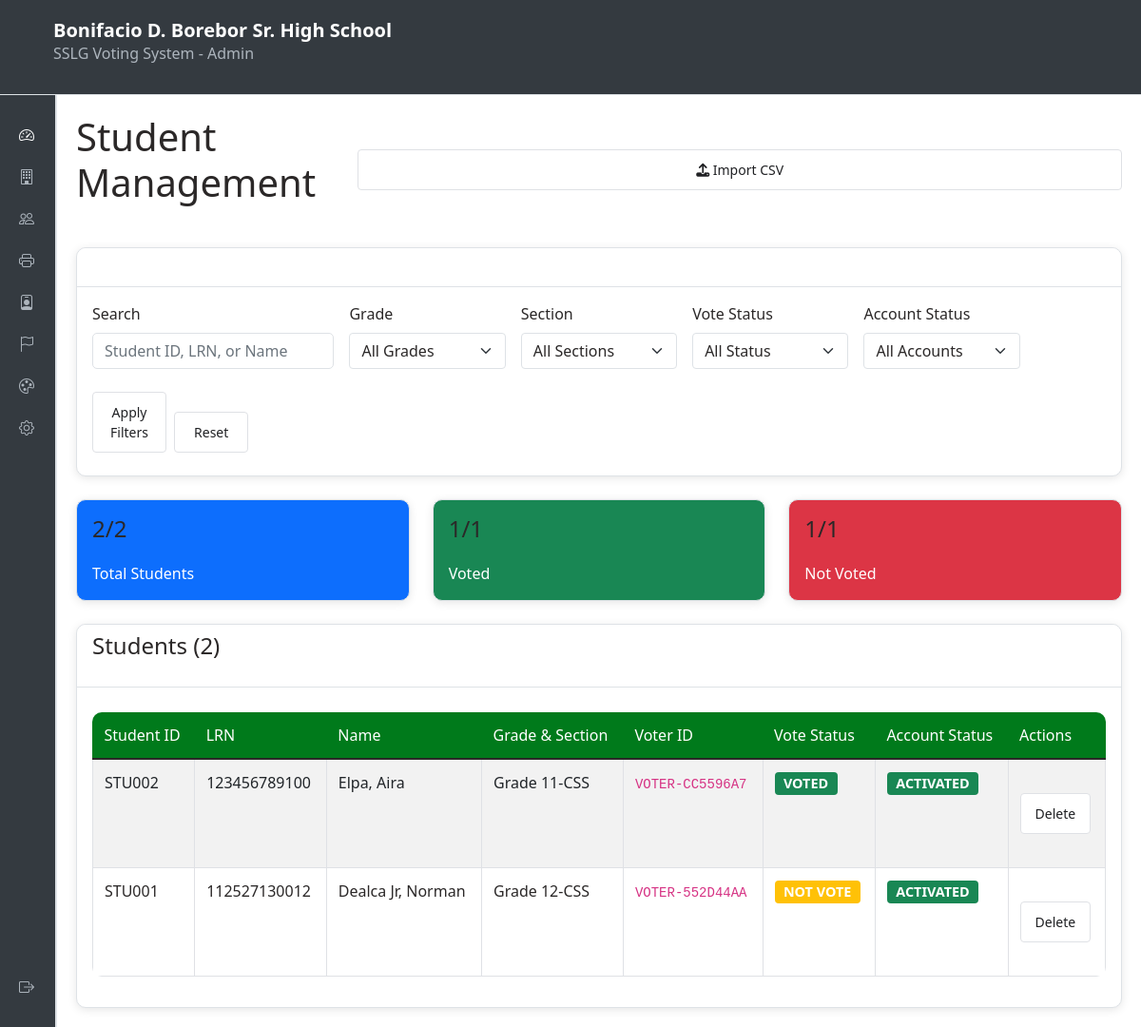
The page /admin/students.php (signed in) on the database as committed earlier.
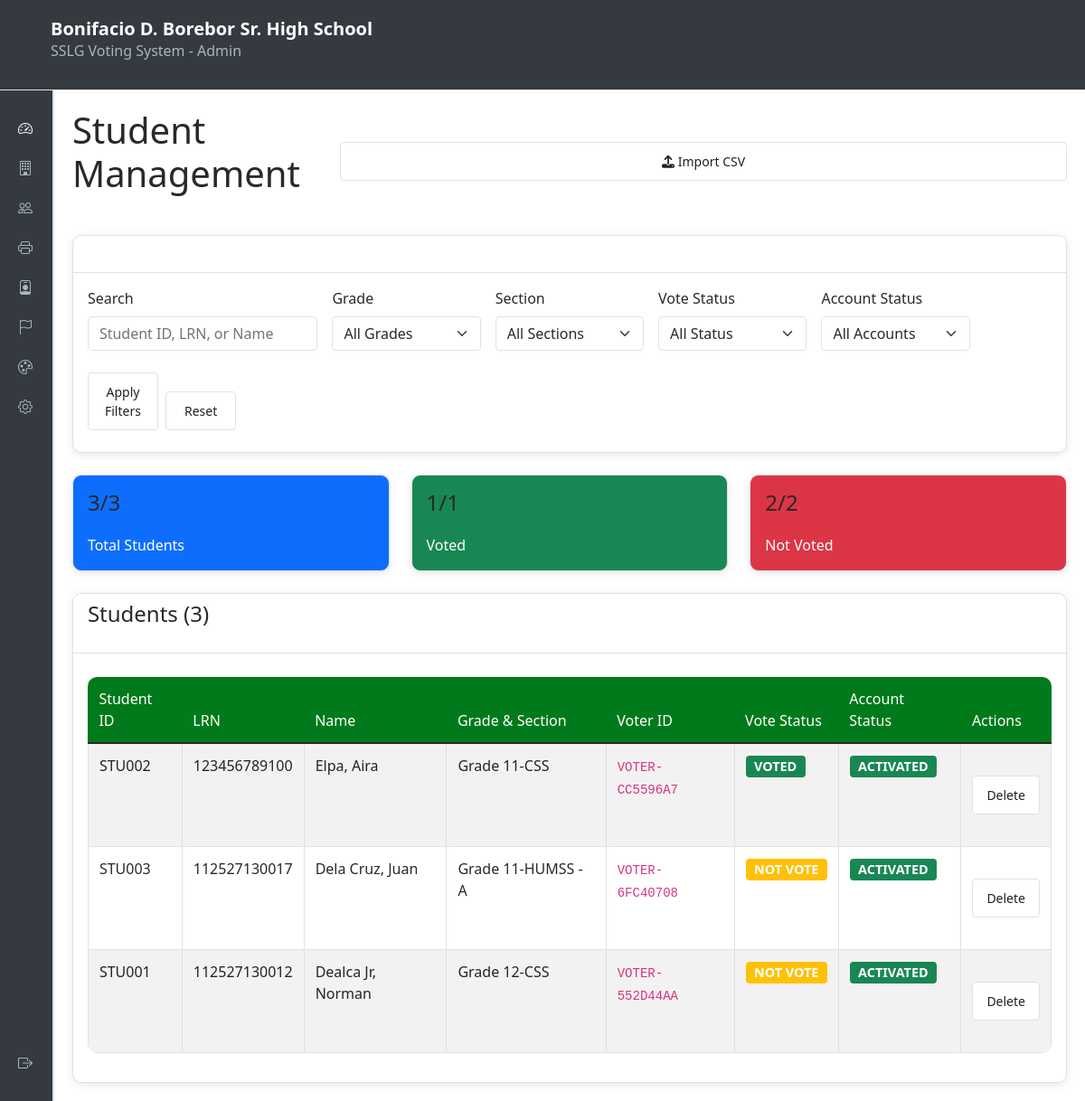
The same page on the database as committed later.
### tables this page shows
CREATE TABLE users (
            id INTEGER PRIMARY KEY AUTOINCREMENT,
            student_id TEXT NOT NULL UNIQUE,
            password_hash TEXT NOT NULL,
            role TEXT NOT NULL DEFAULT 'voter',
            first_name TEXT,
            last_name TEXT,
            grade TEXT,
            section TEXT,
            is_active INTEGER NOT NULL DEFAULT 1,
            voter_id_card TEXT UNIQUE,
            created_at TEXT DEFAULT CURRENT_TIMESTAMP,
            updated_at TEXT DEFAULT CURRENT_TIMESTAMP
        , token_validated INTEGER DEFAULT 0, track TEXT, lrn VARCHAR(20) DEFAULT NULL);

### admin/students.php (the view, shortened to what this page needs)
<?php
$db = getDBConnection();
$search_query = $_GET['search'] ?? '';
$query = "SELECT u.*, CASE WHEN v.id IS NOT NULL THEN 1 ELSE 0 END as has_voted FROM users u LEFT JOIN votes v ON u.id = v.voter_id WHERE u.role = 'voter'";
$params = [];
$query .= " GROUP BY u.id ORDER BY u.grade, u.section, u.last_name, u.first_name";
$stmt = $db->prepare($query);
$stmt->execute($params);
$students = $stmt->fetchAll();
$total_students = count($students);
$voted_students = count(array_filter($students, fn($s) => $s['has_voted']));
$not_voted_students = $total_students - $voted_students;
$all_students_query = $db->query("SELECT COUNT(DISTINCT u.id) as total, COUNT(DISTINCT v.voter_id) as voted FROM users u LEFT JOIN votes v ON u.id = v.voter_id WHERE u.role = 'voter'")->fetch();
$all_total = $all_students_query['total'];
$all_voted = $all_students_query['voted'];
$all_not_voted = $all_total - $all_voted;
include '../includes/admin_header.php';
include '../includes/admin_sidebar.php';
?>
<div class="admin-content">
    <div class="d-flex justify-content-between align-items-center mb-4">
        <h1>Student Management</h1>
        <button type="button" class="btn btn-primary" data-bs-toggle="modal" data-bs-target="#importModal">
            <i class="fas fa-upload"></i> Import CSV
        </button>
    </div>
    <div class="card mb-4">
        <div class="card-header">
            <h5 class="mb-0">Filters</h5>
        </div>
        <div class="card-body">
            <form method="GET" action="" class="row g-3">
                <div class="col-md-3">
                    <label for="search" class="form-label">Search</label>
                    <input type="text" class="form-control" id="search" name="search" placeholder="Student ID, LRN, or Name" value="<?php echo htmlspecialchars($search_query); ?>">
                </div>
                <div class="col-md-2">
                    <label for="filter_grade" class="form-label">Grade</label>
                    <select class="form-select" id="filter_grade" name="filter_grade">
                        <option value="">All Grades</option>
                    </select>
                </div>
                <div class="col-md-2">
                    <label for="filter_section" class="form-label">Section</label>
                    <select class="form-select" id="filter_section" name="filter_section">
                        <option value="">All Sections</option>
                    </select>
                </div>
                <div class="col-md-2">
                    <label for="filter_status" class="form-label">Vote Status</label>
                    <select class="form-select" id="filter_status" name="filter_status">
                        <option value="">All Status</option>
                    </select>
                </div>
                <div class="col-md-2">
                    <label for="filter_active" class="form-label">Account Status</label>
                    <select class="form-select" id="filter_active" name="filter_active">
                        <option value="">All Accounts</option>
                    </select>
                </div>
                <div class="col-md-2 d-flex align-items-end gap-2">
                    <button type="submit" class="btn btn-primary flex-grow-1">Apply Filters</button>
                    <a href="students.php" class="btn btn-secondary">Reset</a>
                </div>
            </form>
        </div>
    </div>
    <div class="row mb-4">
        <div class="col-md-4">
            <div class="card bg-primary text-white">
                <div class="card-body">
                    <h4><?php echo $total_students; ?>/<?php echo $all_total; ?></h4>
                    <p class="mb-0">Total Students</p>
                </div>
            </div>
        </div>
        <div class="col-md-4">
            <div class="card bg-success text-white">
                <div class="card-body">
                    <h4><?php echo $voted_students; ?>/<?php echo $all_voted; ?></h4>
                    <p class="mb-0">Voted</p>
                </div>
            </div>
        </div>
        <div class="col-md-4">
            <div class="card bg-danger text-white">
                <div class="card-body">
                    <h4><?php echo $not_voted_students; ?>/<?php echo $all_not_voted; ?></h4>
                    <p class="mb-0">Not Voted</p>
                </div>
            </div>
        </div>
    </div>
    <div class="card">
        <div class="card-header">
            <h4>Students (<?php echo $total_students; ?>)</h4>
        </div>
        <div class="card-body">
            <div class="table-responsive">
                <table class="table table-striped">
                    <thead>
                        <tr>
                            <th>Student ID</th>
                            <th>LRN</th>
                            <th>Name</th>
                            <th>Grade & Section</th>
                            <th>Voter ID</th>
                            <th>Vote Status</th>
                            <th>Account Status</th>
                            <th>Actions</th>
                        </tr>
                    </thead>
                    <tbody>
                        <?php foreach ($students as $student): ?>
                            <tr>
                                <td><?php echo htmlspecialchars($student['student_id']); ?></td>
                                <td><?php echo htmlspecialchars($student['lrn'] ?? ''); ?></td>
                                <td><?php echo htmlspecialchars($student['last_name'] . ', ' . $student['first_name']); ?></td>
                                <td><?php echo htmlspecialchars('Grade ' . $student['grade'] . '-' . $student['section']); ?></td>
                                <td><code><?php echo htmlspecialchars($student['voter_id_card']); ?></code></td>
                                <td>
                                    <span class="badge <?php echo $student['has_voted'] ? 'bg-success' : 'bg-warning'; ?>">
                                        <?php echo $student['has_voted'] ? 'VOTED' : 'NOT VOTE'; ?>
                                    </span>
                                </td>
                                <td>
                                    <span class="badge <?php echo $student['is_active'] ? 'bg-success' : 'bg-danger'; ?>">
                                        <?php echo $student['is_active'] ? 'ACTIVATED' : 'NOT ACTIVATED'; ?>
                                    </span>
                                </td>
                                <td>
                                    <div class="btn-group btn-group-sm">
                                        <form method="POST" class="d-inline" onsubmit="return confirm('Are you sure you want to delete this student? This action cannot be undone.')">
                                            <button type="submit" class="btn btn-outline-danger btn-sm">Delete</button>
                                        </form>
                                    </div>
                                </td>
                            </tr>
                        <?php endforeach; ?>
                    </tbody>
                </table>
            </div>
        </div>
    </div>
</div>
<?php include __DIR__ . '/../includes/admin_footer.php'; ?>

### includes/admin_header.php (shortened to what this page needs)
<!DOCTYPE html>
<html lang="en">
<head>
    <link href="https://cdn.jsdelivr.net/npm/bootstrap@5.1.3/dist/css/bootstrap.min.css" rel="stylesheet">
    <link rel="stylesheet" href="https://cdnjs.cloudflare.com/ajax/libs/font-awesome/6.1.1/css/all.min.css">
    <link href="../assets/css/style.css" rel="stylesheet">
    <link href="../assets/css/admin_style.css" rel="stylesheet">
    <link rel="stylesheet" href="https://cdn.jsdelivr.net/npm/bootstrap-icons@1.7.2/font/bootstrap-icons.css">
</head>
<body>
    <header class="admin-header">
        <div class="container-fluid">
            <div class="row align-items-center mb-3">
                <div class="col">
                    <a class="navbar-brand" href="index.php" style="margin: 0;"><?php echo SCHOOL_NAME; ?></a>
                    <h6 style="margin: 0; color: #adb5bd;">SSLG Voting System - Admin</h6>
                </div>
            </div>
        </div>
    </header>
    <div class="admin-wrapper">

### includes/admin_sidebar.php
<aside class="admin-sidebar collapsed d-flex flex-column justify-content-between">
    <nav class="nav flex-column">
        <a class="nav-link active" href="index.php"><i class="bi bi-speedometer2 me-2"></i><span class="link-text">Dashboard</span></a>
        <a class="nav-link" href="school.php"><i class="bi bi-building me-2"></i><span class="link-text">Edit School Info</span></a>
        <a class="nav-link" href="students.php"><i class="bi bi-people me-2"></i><span class="link-text">View Students</span></a>
        <a class="nav-link" href="print_ids.php"><i class="bi bi-printer me-2"></i><span class="link-text">Print Voter IDs</span></a>
        <a class="nav-link" href="candidates.php"><i class="bi bi-person-badge me-2"></i><span class="link-text">View Candidates</span></a>
        <a class="nav-link" href="election.php"><i class="bi bi-flag me-2"></i><span class="link-text">Manage Election</span></a>
        <a class="nav-link" href="theme.php"><i class="bi bi-palette me-2"></i><span class="link-text">Theme Customization</span></a>
        <a class="nav-link" href="settings.php"><i class="bi bi-gear me-2"></i><span class="link-text">Admin Settings</span></a>
    </nav>
    <div class="mt-3">
        <a class="nav-link" href="/phpvoting/logout.php"><i class="bi bi-box-arrow-right me-2"></i><span class="link-text">Logout</span></a>
    </div>
</aside>
<main class="admin-main">

### includes/admin_footer.php (shortened to what this page needs)
</main>
    </div>
</body>
</html>

### assets/css/style.css (style rules this page uses)
body { font-family: 'Segoe UI', Tahoma, Geneva, Verdana, sans-serif; background-color: #fff; }
.navbar-brand { font-weight: bold; }
.card { border: none; border-radius: 10px; box-shadow: 0 2px 10px rgba(0, 0, 0, 0.1); }
.card-header { background-color: #007a1b; color: #fff; border-radius: 10px 10px 0 0 !important; border: none; }
.btn-primary { background-color: #007a1b; border-color: #007a1b; border-radius: 5px; }
.form-control { border-radius: 5px; border: 1px solid #ced4da; }
.table { border-radius: 10px; overflow: hidden; }
.table thead th { background-color: #007a1b; color: white; border: none; }
.badge { font-size: 0.9em; }

### assets/css/admin_style.css (style rules this page uses)
:root { --bg-color: #ffffff; --text-color: #2b2828; --card-bg: #fff; --card-border: #dee2e6; --sidebar-bg: #343a40; --sidebar-text: #adb5bd; --sidebar-text-active: #fff; --header-bg: #343a40; --header-text: #fff; --table-border: #dee2e6; }
body { background-color: var(--bg-color); color: var(--text-color); transition: background-color 0.3s, color 0.3s; }
.admin-wrapper { display: flex; min-height: 90vh; }
.admin-header { width: auto; height: 100px; background-color: var(--header-bg); color: var(--header-text); padding: 10px 20px; display: flex; justify-content: space-between; align-items: center; border-bottom: 1px solid var(--card-border); }
.admin-header .navbar-brand { color: var(--header-text); }
.admin-sidebar { width: 60px; height: auto; background-color: var(--sidebar-bg); padding: 20px 10px; display: flex; flex-direction: column; border-right: 2px solid var(--card-border); transition: width 0.3s; overflow: hidden; }
.admin-sidebar .nav-link { display: flex; align-items: center; padding: 10px 10px; }
.admin-sidebar .nav-link { color: var(--sidebar-text); }
.admin-sidebar .nav-link.active, .admin-sidebar .nav-link:hover { color: var(--sidebar-text-active); }
.admin-main { flex-grow: 1; padding: 20px; background-color: var(--bg-color); }
.admin-content h2, .admin-content h1, .admin-content h4 { color: var(--text-color); margin-bottom: 20px; }
.card { background-color: var(--card-bg); border: 1px solid var(--card-border); color: var(--text-color); }
.card-header { background-color: var(--card-bg); border-bottom: 1px solid var(--card-border); }
.table { color: var(--text-color); border-color: var(--card-border); }
.table th, .table td { border-color: var(--card-border); }
.form-control, .form-select { background-color: var(--card-bg); color: var(--text-color); border-color: var(--card-border); }

### includes/admin_header.php (style rules this page uses)
.admin-content .btn-group { margin: 15px 0; }
.admin-content .btn { display: block; width: 100%; padding: 10px 15px; margin: 8px 0; border: 1px solid #dfe1e5; border-radius: 4px; text-decoration: none; text-align: center; font-size: 14px; color: #202124; background: white; transition: all 0.2s ease; }
.admin-content table { width: 100%; border-collapse: collapse; margin-top: 10px; }
.admin-content th, .admin-content td { border: 1px solid #dfe1e5; padding: 12px; text-align: left; }
.admin-content th { background-color: #f8f9fa; font-weight: 500; }

Rows that differ between the two databases and show on the page:
added users: student "STU003", lrn "112527130017", last_name+first_name "Dela Cruz, Juan", grade+section "Grade 11-HUMSS - A", voter_id_card "VOTER-6FC40708", shows "NOT VOTE", is_active "ACTIVATED"
Other text that changed with them:
$total_students: "2" → "3"
$all_total: "2" → "3"
$not_voted_students: "1" → "2"
$all_not_voted: "1" → "2"
